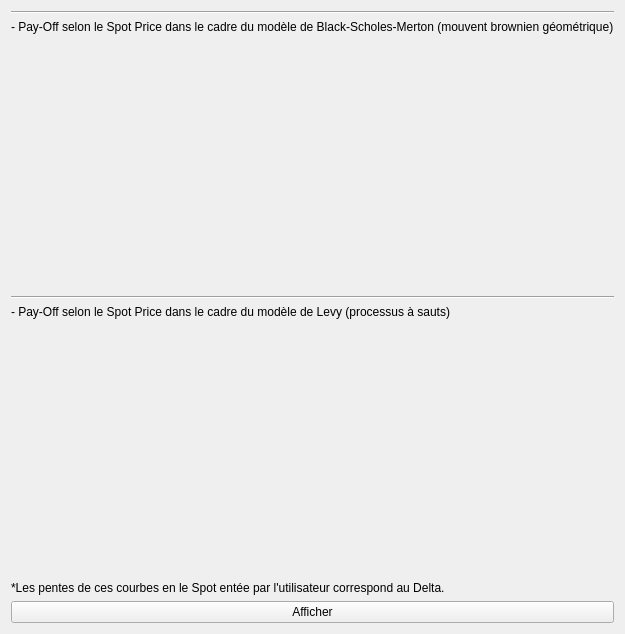
      <widget class="QWidget" name="tab_6">
       <attribute name="title">
        <string>Graphes Pay-Off</string>
       </attribute>
       <layout class="QGridLayout" name="gridLayout_3">
        <item row="5" column="0">
         <widget class="QCustomPlot" name="Plot_PayOffL" native="true">
          <property name="sizePolicy">
           <sizepolicy hsizetype="Expanding" vsizetype="Expanding">
            <horstretch>0</horstretch>
            <verstretch>0</verstretch>
           </sizepolicy>
          </property>
          <property name="minimumSize">
           <size>
            <width>300</width>
            <height>250</height>
           </size>
          </property>
         </widget>
        </item>
        <item row="4" column="0">
         <widget class="QLabel" name="label_4">
          <property name="text">
           <string>- Pay-Off selon le Spot Price dans le cadre du modèle de Levy (processus à sauts)</string>
          </property>
         </widget>
        </item>
        <item row="0" column="0">
         <widget class="Line" name="line_4">
          <property name="orientation">
           <enum>Qt::Horizontal</enum>
          </property>
         </widget>
        </item>
        <item row="3" column="0">
         <widget class="Line" name="line_3">
          <property name="orientation">
           <enum>Qt::Horizontal</enum>
          </property>
         </widget>
        </item>
        <item row="1" column="0">
         <widget class="QLabel" name="label_3">
          <property name="text">
           <string>- Pay-Off selon le Spot Price dans le cadre du modèle de Black-Scholes-Merton (mouvent brownien géométrique)</string>
          </property>
         </widget>
        </item>
        <item row="2" column="0">
         <widget class="QCustomPlot" name="Plot_PayOffB" native="true">
          <property name="sizePolicy">
           <sizepolicy hsizetype="Expanding" vsizetype="Expanding">
            <horstretch>0</horstretch>
            <verstretch>0</verstretch>
           </sizepolicy>
          </property>
          <property name="minimumSize">
           <size>
            <width>300</width>
            <height>250</height>
           </size>
          </property>
         </widget>
        </item>
        <item row="7" column="0">
         <widget class="QPushButton" name="OKPO">
          <property name="text">
           <string>Afficher</string>
          </property>
         </widget>
        </item>
        <item row="6" column="0">
         <widget class="QLabel" name="label_37">
          <property name="font">
           <font>
            <pointsize>9</pointsize>
           </font>
          </property>
          <property name="text">
           <string>*Les pentes de ces courbes en le Spot entée par l'utilisateur correspond au Delta.</string>
          </property>
         </widget>
        </item>
       </layout>
      </widget>
